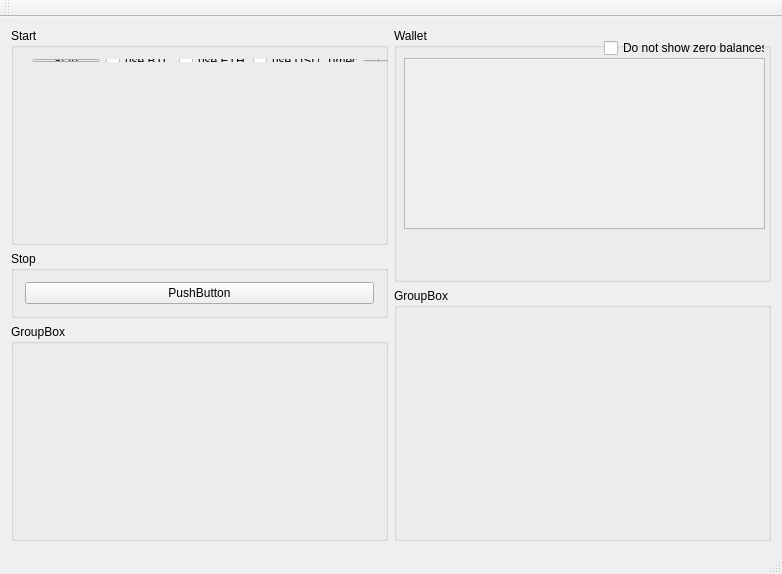
<?xml version="1.0" encoding="UTF-8"?>
<ui version="4.0">
 <class>MainWindow</class>
 <widget class="QMainWindow" name="MainWindow">
  <property name="geometry">
   <rect>
    <x>0</x>
    <y>0</y>
    <width>782</width>
    <height>574</height>
   </rect>
  </property>
  <property name="windowTitle">
   <string>MainWindow</string>
  </property>
  <widget class="QWidget" name="centralWidget">
   <layout class="QHBoxLayout" name="horizontalLayout">
    <item>
     <layout class="QVBoxLayout" name="verticalLayout">
      <item>
       <widget class="QGroupBox" name="groupBox">
        <property name="title">
         <string>Start</string>
        </property>
        <widget class="QWidget" name="">
         <property name="geometry">
          <rect>
           <x>10</x>
           <y>20</y>
           <width>383</width>
           <height>25</height>
          </rect>
         </property>
         <layout class="QHBoxLayout" name="horizontalLayout_3">
          <item>
           <widget class="QPushButton" name="pushButton_2">
            <property name="text">
             <string>Start</string>
            </property>
           </widget>
          </item>
          <item>
           <widget class="QCheckBox" name="checkBox_2">
            <property name="text">
             <string>use BTC</string>
            </property>
           </widget>
          </item>
          <item>
           <widget class="QCheckBox" name="checkBox_3">
            <property name="text">
             <string>use ETH</string>
            </property>
           </widget>
          </item>
          <item>
           <widget class="QCheckBox" name="checkBox_4">
            <property name="text">
             <string>use USDT</string>
            </property>
           </widget>
          </item>
          <item>
           <layout class="QHBoxLayout" name="horizontalLayout_2">
            <item>
             <widget class="QLabel" name="label">
              <property name="text">
               <string>Timeout</string>
              </property>
             </widget>
            </item>
            <item>
             <widget class="QSpinBox" name="spinBox">
              <property name="minimum">
               <number>4</number>
              </property>
              <property name="maximum">
               <number>120</number>
              </property>
              <property name="value">
               <number>6</number>
              </property>
             </widget>
            </item>
           </layout>
          </item>
         </layout>
        </widget>
       </widget>
      </item>
      <item>
       <widget class="QGroupBox" name="groupBox_2">
        <property name="sizePolicy">
         <sizepolicy hsizetype="Preferred" vsizetype="Maximum">
          <horstretch>0</horstretch>
          <verstretch>0</verstretch>
         </sizepolicy>
        </property>
        <property name="title">
         <string>Stop</string>
        </property>
        <layout class="QVBoxLayout" name="verticalLayout_3">
         <item>
          <widget class="QPushButton" name="pushButton">
           <property name="text">
            <string>PushButton</string>
           </property>
          </widget>
         </item>
        </layout>
       </widget>
      </item>
      <item>
       <widget class="QGroupBox" name="groupBox_3">
        <property name="title">
         <string>GroupBox</string>
        </property>
       </widget>
      </item>
     </layout>
    </item>
    <item>
     <layout class="QVBoxLayout" name="verticalLayout_2">
      <item>
       <widget class="QGroupBox" name="groupBox_4">
        <property name="title">
         <string>Wallet</string>
        </property>
        <widget class="QCheckBox" name="checkBox">
         <property name="geometry">
          <rect>
           <x>210</x>
           <y>10</y>
           <width>161</width>
           <height>20</height>
          </rect>
         </property>
         <property name="text">
          <string>Do not show zero balances</string>
         </property>
        </widget>
        <widget class="QScrollArea" name="scrollArea">
         <property name="geometry">
          <rect>
           <x>10</x>
           <y>30</y>
           <width>361</width>
           <height>171</height>
          </rect>
         </property>
         <property name="widgetResizable">
          <bool>true</bool>
         </property>
         <widget class="QWidget" name="scrollAreaWidgetContents">
          <property name="geometry">
           <rect>
            <x>0</x>
            <y>0</y>
            <width>359</width>
            <height>169</height>
           </rect>
          </property>
         </widget>
        </widget>
       </widget>
      </item>
      <item>
       <widget class="QGroupBox" name="groupBox_5">
        <property name="title">
         <string>GroupBox</string>
        </property>
       </widget>
      </item>
     </layout>
    </item>
   </layout>
  </widget>
  <widget class="QMenuBar" name="menuBar">
   <property name="geometry">
    <rect>
     <x>0</x>
     <y>0</y>
     <width>782</width>
     <height>21</height>
    </rect>
   </property>
  </widget>
  <widget class="QToolBar" name="mainToolBar">
   <attribute name="toolBarArea">
    <enum>TopToolBarArea</enum>
   </attribute>
   <attribute name="toolBarBreak">
    <bool>false</bool>
   </attribute>
  </widget>
  <widget class="QStatusBar" name="statusBar"/>
 </widget>
 <layoutdefault spacing="6" margin="11"/>
 <resources/>
 <connections/>
</ui>
